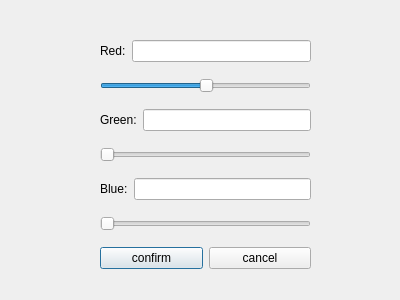
<?xml version="1.0" encoding="UTF-8"?>
<ui version="4.0">
 <class>RgbDialog</class>
 <widget class="QDialog" name="RgbDialog">
  <property name="geometry">
   <rect>
    <x>0</x>
    <y>0</y>
    <width>400</width>
    <height>300</height>
   </rect>
  </property>
  <property name="windowTitle">
   <string>Dialog</string>
  </property>
  <widget class="QWidget" name="layoutWidget">
   <property name="geometry">
    <rect>
     <x>100</x>
     <y>30</y>
     <width>211</width>
     <height>252</height>
    </rect>
   </property>
   <layout class="QVBoxLayout" name="verticalLayout_4">
    <item>
     <layout class="QHBoxLayout" name="horizontalLayout_4">
      <item>
       <widget class="QLabel" name="redLabel">
        <property name="text">
         <string>Red:</string>
        </property>
       </widget>
      </item>
      <item>
       <widget class="QLineEdit" name="redInput">
        <property name="text">
         <string/>
        </property>
       </widget>
      </item>
     </layout>
    </item>
    <item>
     <widget class="QSlider" name="redSlider">
      <property name="sliderPosition">
       <number>50</number>
      </property>
      <property name="orientation">
       <enum>Qt::Horizontal</enum>
      </property>
     </widget>
    </item>
    <item>
     <layout class="QHBoxLayout" name="horizontalLayout_6">
      <item>
       <widget class="QLabel" name="greenLabel">
        <property name="text">
         <string>Green:</string>
        </property>
       </widget>
      </item>
      <item>
       <widget class="QLineEdit" name="greenInput"/>
      </item>
     </layout>
    </item>
    <item>
     <widget class="QSlider" name="greenSlider">
      <property name="orientation">
       <enum>Qt::Horizontal</enum>
      </property>
     </widget>
    </item>
    <item>
     <layout class="QHBoxLayout" name="horizontalLayout_7">
      <item>
       <widget class="QLabel" name="blueLabel">
        <property name="text">
         <string>Blue:</string>
        </property>
       </widget>
      </item>
      <item>
       <widget class="QLineEdit" name="blueInput"/>
      </item>
     </layout>
    </item>
    <item>
     <widget class="QSlider" name="blueSlider">
      <property name="orientation">
       <enum>Qt::Horizontal</enum>
      </property>
     </widget>
    </item>
    <item>
     <layout class="QHBoxLayout" name="horizontalLayout">
      <item>
       <widget class="QPushButton" name="confRgbBtn">
        <property name="text">
         <string>confirm</string>
        </property>
       </widget>
      </item>
      <item>
       <widget class="QPushButton" name="cancelBtn">
        <property name="text">
         <string>cancel</string>
        </property>
       </widget>
      </item>
     </layout>
    </item>
   </layout>
  </widget>
 </widget>
 <resources/>
 <connections>
  <connection>
   <sender>cancelBtn</sender>
   <signal>clicked()</signal>
   <receiver>RgbDialog</receiver>
   <slot>reject()</slot>
   <hints>
    <hint type="sourcelabel">
     <x>256</x>
     <y>264</y>
    </hint>
    <hint type="destinationlabel">
     <x>199</x>
     <y>149</y>
    </hint>
   </hints>
  </connection>
  <connection>
   <sender>confRgbBtn</sender>
   <signal>clicked()</signal>
   <receiver>RgbDialog</receiver>
   <slot>accept()</slot>
   <hints>
    <hint type="sourcelabel">
     <x>153</x>
     <y>264</y>
    </hint>
    <hint type="destinationlabel">
     <x>199</x>
     <y>149</y>
    </hint>
   </hints>
  </connection>
 </connections>
</ui>
